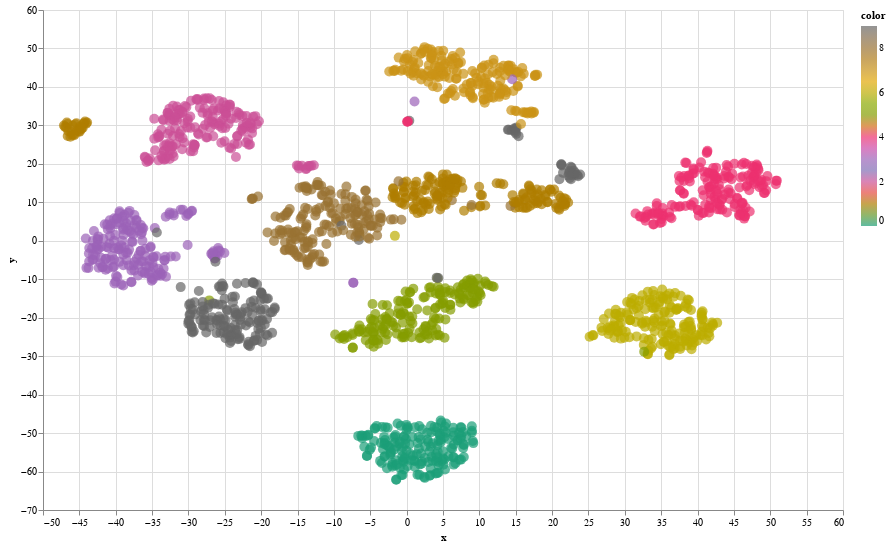

The code cell stored with this chart in its notebook:
### Code cell
projector = TSNE(n_components=2)
digits_points = projector.fit_transform(digits_X,digits_y)
interactiveDraw(digits_points[:,0],digits_points[:,1],digits_y,digits_y,size=(800,500))

### Figure 1 — Vega-Lite specification as saved in the notebook (floating-point values rounded to 4 significant figures; data arrays with more than 128 entries replaced by an {"elided": "..."} marker saying what was removed)
{"config": {"view": {"continuousWidth": 300, "continuousHeight": 300}}, "data": {"name": "data-0f5b7ef16f623258d3168bfc3bbfd1fb"}, "mark": {"type": "circle", "size": 100}, "encoding": {"color": {"field": "color", "scale": {"scheme": "dark2"}, "type": "quantitative"}, "tooltip": [{"field": "label", "type": "quantitative"}], "x": {"field": "x", "type": "quantitative"}, "y": {"field": "y", "type": "quantitative"}}, "height": 500, "params": [{"name": "param_8", "select": {"type": "interval", "encodings": ["x", "y"]}, "bind": "scales"}], "width": 800, "$schema": "https://vega.github.io/schema/vega-lite/v5.20.1.json", "datasets": {"data-0f5b7ef16f623258d3168bfc3bbfd1fb": {"elided": "1797 records"}}}
